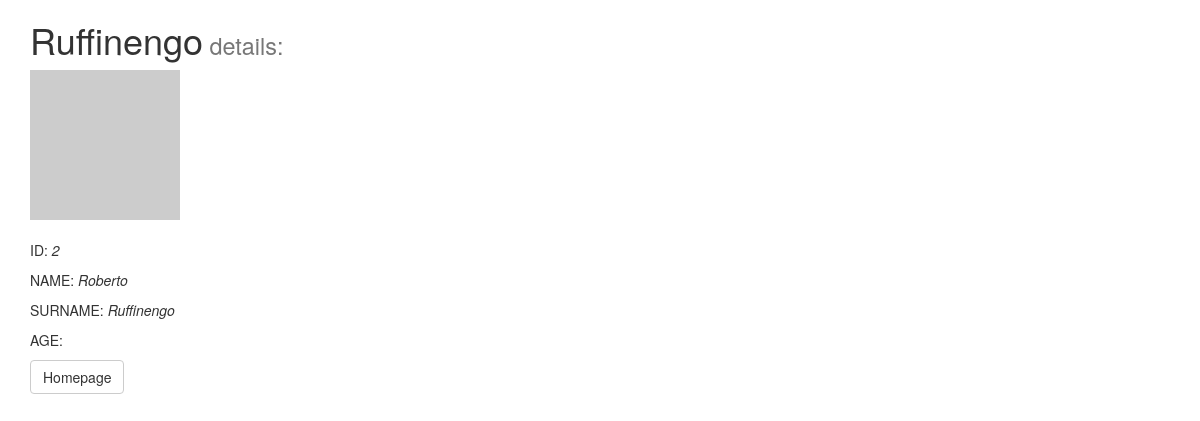
Page /school/teacher/2/info/ on the committed database.
### bookmarks/models.py (models this page shows, shortened)
class Teacher(models.Model):
    name_teacher = models.CharField(max_length=50)
    surname_teacher = models.CharField(max_length=50)
    school_teacher = models.CharField(max_length=50)
    age_teacher = models.IntegerField()

### bookmarks/views.py (the view)
# urls.py: url(r'^teacher/(?P<teacher_id>[0-9]+)/info/$', views.teacher_info, name='teacher_info'),
def teacher_info(request, teacher_id):
    teacher = get_object_or_404(Teacher, pk=teacher_id)
    return render(request, 'bookmarks/teacher_info.html', {'teacher': teacher})

### bookmarks/templates/bookmarks/teacher_info.html (shortened to what this page needs)
<!DOCTYPE html>
<html lang="en">
<head>
    <link rel="stylesheet" href="https://maxcdn.bootstrapcdn.com/bootstrap/3.3.7/css/bootstrap.min.css"
>
</head>
<body>
<div class="container">
    <h1>{{ teacher.surname_teacher}}<small> details:</small></h1>
    <img src="https://placehold.it/150x150"><br /><br />
    <p>ID: <i>{{ teacher.id}}</i></p>
    <p>NAME: <i>{{ teacher.name_teacher}}</i></p>
    <p>SURNAME: <i>{{ teacher.surname_teacher}}</i></p>
    <p>AGE: </p>
    <a class="btn btn-default" href="/school/">Homepage</a>
</div>
</body>
</html>

### rows in the picture
Teacher: surname_teacher "Ruffinengo", id "2", name_teacher "Roberto"
